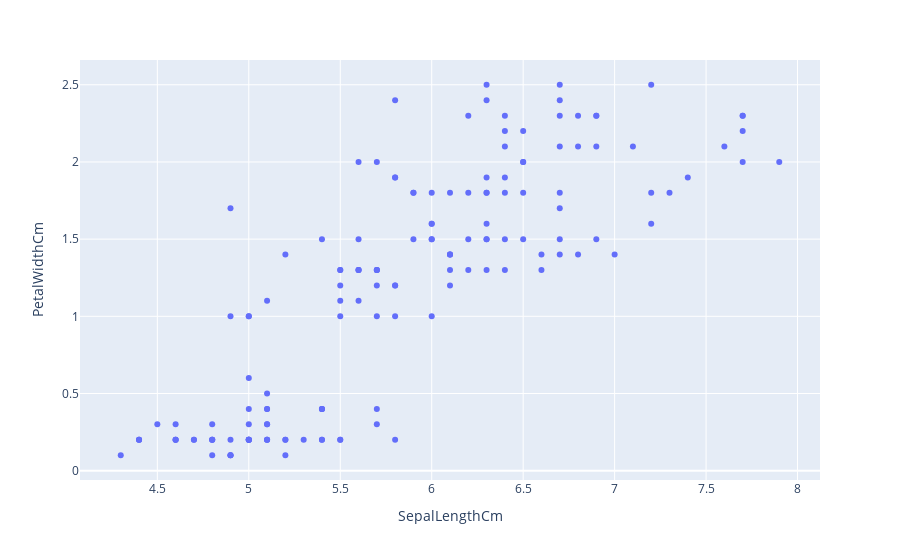

Notebook source saved alongside this figure:
### Markdown cell above
Data Visualization

### Code cell
import plotly.express as px 
fig = px.scatter(df,x= 'SepalLengthCm', y= 'PetalWidthCm')
fig.show()

### Figure 1 — Plotly figure (JSON) as saved in the notebook; plotly's stock layout.template omitted (floating-point values rounded to 4 significant figures; data arrays with more than 128 entries replaced by an {"elided": "..."} marker saying what was removed)
{"data": [{"hovertemplate": "SepalLengthCm=%{x}<br>PetalWidthCm=%{y}<extra></extra>", "legendgroup": "", "marker": {"color": "#636efa", "symbol": "circle"}, "mode": "markers", "name": "", "orientation": "v", "showlegend": false, "type": "scatter", "x": {"elided": "150 float values"}, "xaxis": "x", "y": {"elided": "150 float values"}, "yaxis": "y"}], "layout": {"legend": {"tracegroupgap": 0}, "margin": {"t": 60}, "xaxis": {"anchor": "y", "domain": [0, 1], "title": {"text": "SepalLengthCm"}}, "yaxis": {"anchor": "x", "domain": [0, 1], "title": {"text": "PetalWidthCm"}}}}
